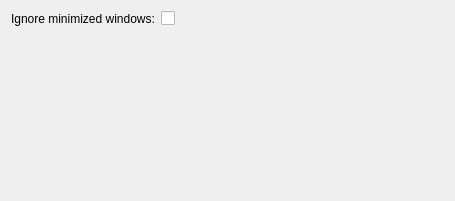
<?xml version="1.0" encoding="UTF-8"?>
<!--
    SPDX-FileCopyrightText: 2021 Vlad Zahorodnii <vlad.zahorodnii@kde.org>

    SPDX-License-Identifier: LGPL-2.1-only OR LGPL-3.0-only OR LicenseRef-KDE-Accepted-LGPL
-->
<ui version="4.0">
 <class>OverviewEffectConfig</class>
 <widget class="QWidget" name="OverviewEffectConfig">
  <property name="geometry">
   <rect>
    <x>0</x>
    <y>0</y>
    <width>455</width>
    <height>201</height>
   </rect>
  </property>
  <layout class="QFormLayout" name="formLayout">
   <item row="0" column="0">
    <widget class="QLabel" name="label">
     <property name="text">
      <string>Ignore minimized windows:</string>
     </property>
    </widget>
   </item>
   <item row="0" column="1">
    <widget class="QCheckBox" name="kcfg_IgnoreMinimized">
     <property name="text">
      <string/>
     </property>
    </widget>
   </item>
   <item row="1" column="0" colspan="2">
    <widget class="KShortcutsEditor" name="shortcutsEditor">
     <property name="sizePolicy">
      <sizepolicy hsizetype="Preferred" vsizetype="Preferred">
       <horstretch>0</horstretch>
       <verstretch>0</verstretch>
      </sizepolicy>
     </property>
     <property name="actionTypes">
       <enum>KShortcutsEditor::GlobalAction</enum>
     </property>
    </widget>
   </item>
  </layout>
 </widget>
 <customwidgets>
  <customwidget>
   <class>KShortcutsEditor</class>
   <extends>QWidget</extends>
   <header>kshortcutseditor.h</header>
   <container>1</container>
  </customwidget>
 </customwidgets>
 <resources/>
 <connections/>
</ui>
